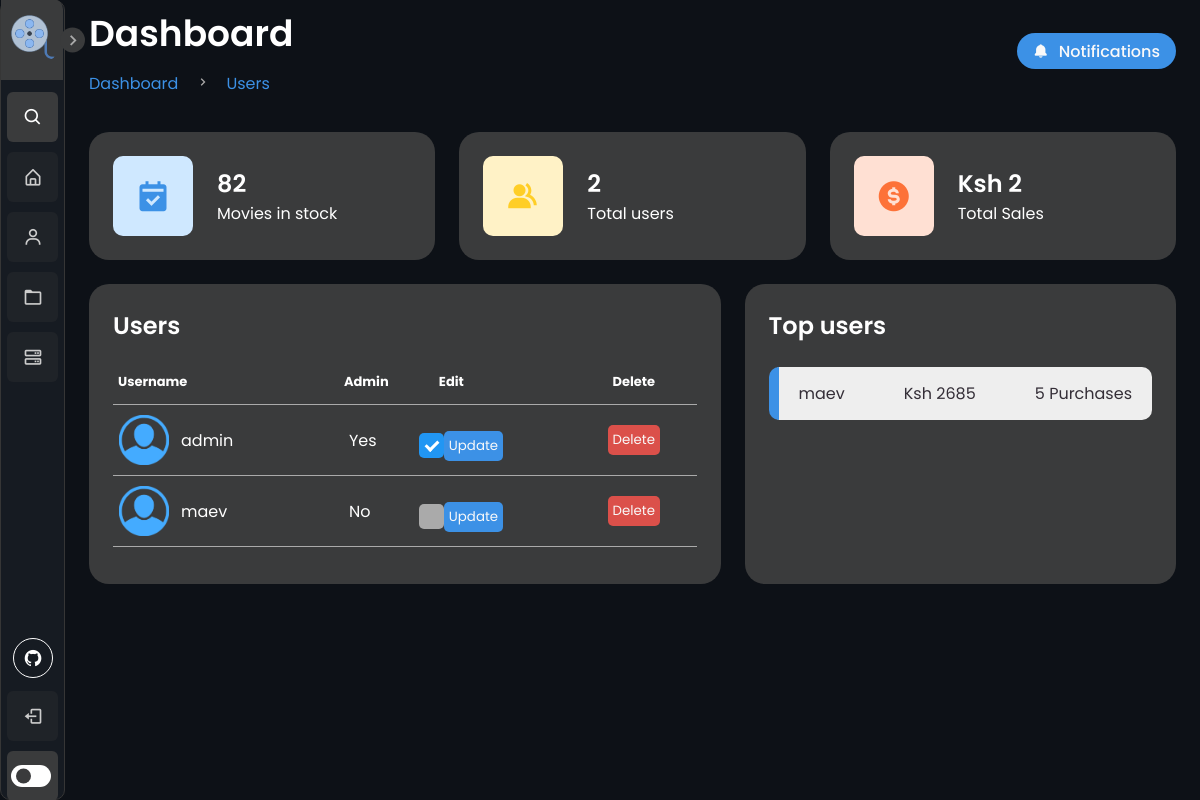
Screenshot of /admin/users (signed in) with the database file from the repository.
### tables this page shows
CREATE TABLE users (username TEXT PRIMARY KEY, password TEXT, email TEXT, is_admin INTEGER);

### main.py (the view, shortened to what this page needs)
@app.route('/admin/users', methods=['GET', 'POST'])
def admin_users():
    if 'username' in session and session['admin']:
        conn = get_db()
        cursor = conn.cursor()
        cursor.execute('SELECT COUNT(*) FROM stock')
        total_items = cursor.fetchone()
        item_count = total_items[0]
        cursor.execute('SELECT username, is_admin FROM users')
        users = cursor.fetchall()
        cursor.execute('SELECT SUM(price) FROM history')
        total_purchases = cursor.fetchone()
        purchase_count = total_purchases[0]
        cursor.execute('SELECT COUNT(*) FROM users')
        total_users = cursor.fetchone()
        user_count = total_users[0]
        cursor.execute(
            'SELECT user_id, SUM(price) AS total_purchases FROM history GROUP BY user_id ORDER BY total_purchases DESC LIMIT 3;')
        top_users = cursor.fetchall()
        for index, user in enumerate(top_users):
            user_id = user[0]
            cursor.execute('SELECT COUNT(*) FROM history WHERE user_id = ?', (user_id,))
            purchase_count = cursor.fetchone()[0]
            top_users[index] = (user[0], user[1], purchase_count)
        return render_template('admin_users.html', users=users, user_count=user_count, top_users=top_users,
                               item_count=item_count, purchase_count=purchase_count)
    else:
        return redirect(url_for('login'))

### main.py (called while the page is built)
def get_db():
    if 'db' not in g:
        g.db = sqlite3.connect('users.db')
        g.db.row_factory = sqlite3.Row
    return g.db

@app.context_processor
def cart_count():
    def get_cart_count():
        if 'username' in session:
            username = session['username']
            conn = sqlite3.connect('users.db')
            cursor = conn.cursor()
            cursor.execute('SELECT COUNT(*) FROM cart WHERE user_id=?', (username,))
            count = cursor.fetchone()[0]
            conn.close()
            return count
        else:
            return 0
    return dict(cart_count=get_cart_count)

### templates/admin_users.html (shortened to what this page needs)
{% extends 'base.html' %}
    {% block head %}
    <link rel="stylesheet" href="{{ url_for('static', filename='css/admin.css') }}">
    {% endblock %}
{% block content %}
<main>
    <div class="head-title">
        <div class="left">
            <h1>Dashboard</h1>
            <ul class="breadcrumb">
                <li>
                    <a href="{{ url_for('admin_dashboard') }}">Dashboard</a>
                </li>
                <li><i class='bx bx-chevron-right' ></i></li>
                <li>
                    <a class="active" href="{{ url_for('admin_users') }}">Users</a>
                </li>
            </ul>
        </div>
        <a href="#" class="btn-download">
            <i class='bx bxs-bell' ></i>
            <span class="text">Notifications</span>
        </a>
    </div>
    <ul class="box-info">
        <li>
            <i class='bx bxs-calendar-check' ></i>
            <span class="text">
                <h3>{{ item_count }}</h3>
                <p>Movies in stock</p>
            </span>
        </li>
        <li>
            <i class='bx bxs-group' ></i>
            <span class="text">
                <h3>{{ user_count }}</h3>
                <p>Total users</p>
            </span>
        </li>
        <li>
            <i class='bx bxs-dollar-circle' ></i>
            <span class="text">
                <h3>Ksh {{ user_count }}</h3>
                <p>Total Sales</p>
            </span>
        </li>
    </ul>
    <div class="table-data">
        <div class="order">
            <div class="head">
                <h3>Users</h3>
            </div>
            <table>
                <thead>
                    <tr>
                        <th>Username</th>
                        <th>Admin</th>
                        <th>Edit</th>
                        <th>Delete</th>
                    </tr>
                </thead>
                <tbody>
                    {% for user in users %}
                        <tr>
                            <td>
                                <img src="{{ url_for('static', filename='images/profile.png') }}">
                                <p>{{ user[0] }}</p>
                            </td>
                            <td>{{ 'Yes' if user[1] else 'No' }}</td>
                            <td>
                                <form action="{{ url_for('admin_users') }}" method="post">
                                  <label class="container">
                                    <span class="checkmark"></span>
                                  </label>
                                  <input class="update" type="submit" name="edit-user" value="Update">
                                </form>
                              </td>
                            <td>
                                <form action="{{ url_for('admin_users') }}" method="post">
                                  <input class="delete" type="submit" name="delete-user" value="Delete">
                                </form>
                        </tr>
                    {% endfor %}
                </tbody>
            </table>
        </div>
        <div class="todo usertd">
            <div class="head">
                <h3>Top users</h3>
            </div>
            <ul class="todo-list" >
                {% for user in top_users %}
                 <li class="completed">
                     <p>{{ user[0] }}</p><p class="amount">Ksh {{ user[1] }}</p><p class="">{{ user[2] }} Purchases</p>
                 </li>
                {% endfor %}
            </ul>
        </div>
    </div>
</main>
{% endblock %}

### static/css/main.css (style rules this page uses)
* { margin: 0; padding: 0; box-sizing: border-box; font-family: "Poppins", sans-serif; }
:root { --body-color: #0d1117; --body-color2: #3a3b3c; --sidebar-color: #161b22; --primary-color: #3a3b3c; --primary-color-light: #3a3b3c; --toggle-color: #fff; --text-color: #ccc; --same-color: #fff; --opposite-color: #fff; --opposite-color2: #3a3b3c; --opposite-color3: #fff; --opposite-color4: #9f5cfe; --light-grey: #3f3f3f40; --tran-03: all 0.2s ease; --tran-03: all 0.3s ease; --tran-04: all 0.3s ease; --tran-05: all 0.3s ease; }
body { min-height: 100vh; background-color: var(--body-color); transition: var(--tran-05); }
table { border:1px solid #b3adad; border-collapse:collapse; padding:5px; }
table th { border:1px solid #b3adad; padding:5px; background: #505050; color: #ffffff; }
table td { border:1px solid #b3adad; text-align:left; padding:5px; background: #505050FF; color: #ffffff; }

### rows the page displays
users: username "admin", is_admin "Yes"
users: username "maev", is_admin "No"

### other values shown
{{ item_count }} "82"
{{ user_count }} "2"
{{ user[0] }} "maev"
{{ user[1] }} "2685"
{{ user[2] }} "5"
